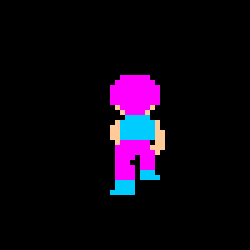
Frame 1 (no input)
Frame 60 (the mouse pressed at the canvas centre just before this capture): identical to frame 1, image omitted
Frame 120 (the mouse held since frame 60 and released just before this capture): identical to frame 1, image omitted

The Processing sketch that drew this single still picture (run headless with seeded random() and noise(); from frame 60 on, the mouse is pressed at the canvas centre):

// Processing sketch: processing_5131
// ── processing_5131.pde

void setup (){
  size (250,250);
  background(150);}
  
 void draw (){
   noStroke();

smooth();
fill (0,0,0);
quad (0,0,250,0,250,250,0,250);

smooth();
line (0,0, 250,0);
line (250,0,250,250);
line (250,250,0,250);
line (0,250,0,0);

smooth ();
fill (255,0,255);
rect (110,85,50,20);
rect (115,80,40,25);
rect (120,75,30,35);
rect (125,75,20,40);


rect (120,140,30,15);
rect (115,145,20,15);
rect (115, 160,15,20);
rect (130,165,5,15);
rect (140,150,15,20);


fill (255,204,153);

rect (115,105,5,5);

rect (150,105,5,5);

rect (120,110,5,5);

rect (145,110,5,5);

rect (115,120,5,25);
rect (110,125,5,15);

rect (150,120,10,15);
rect (155,130,10,20);
rect (150,145,5,5);
rect (155,150,5,5);

fill (0,204,255);
rect (125,115,25,5);
rect (120,120,35,20);

rect (115,180,20,15);
rect (110,190,5,5);
rect (140,170,15,10);
rect (155,175,5,5);

 }
